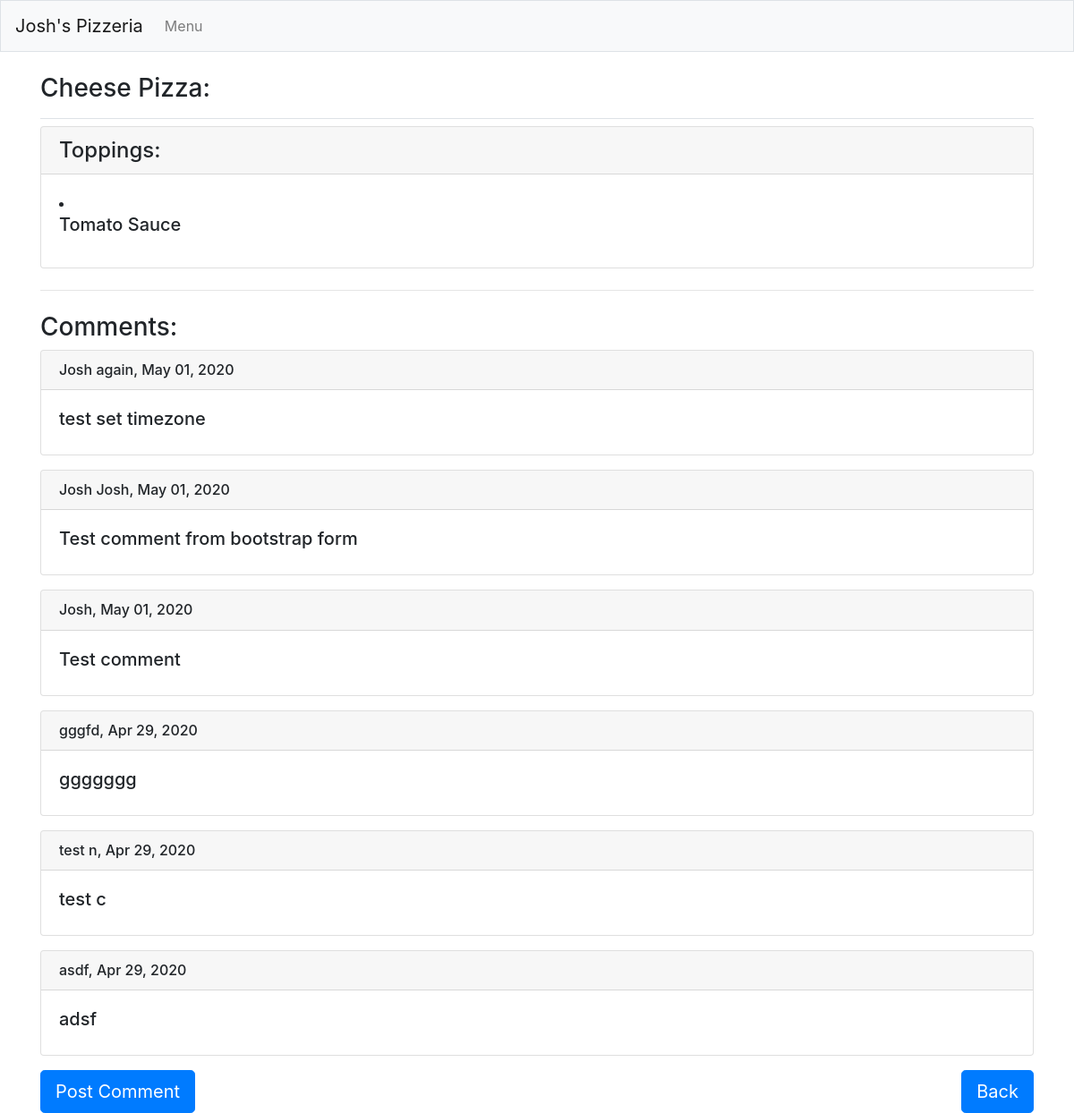
The app's page /pizzas/3/, older data.
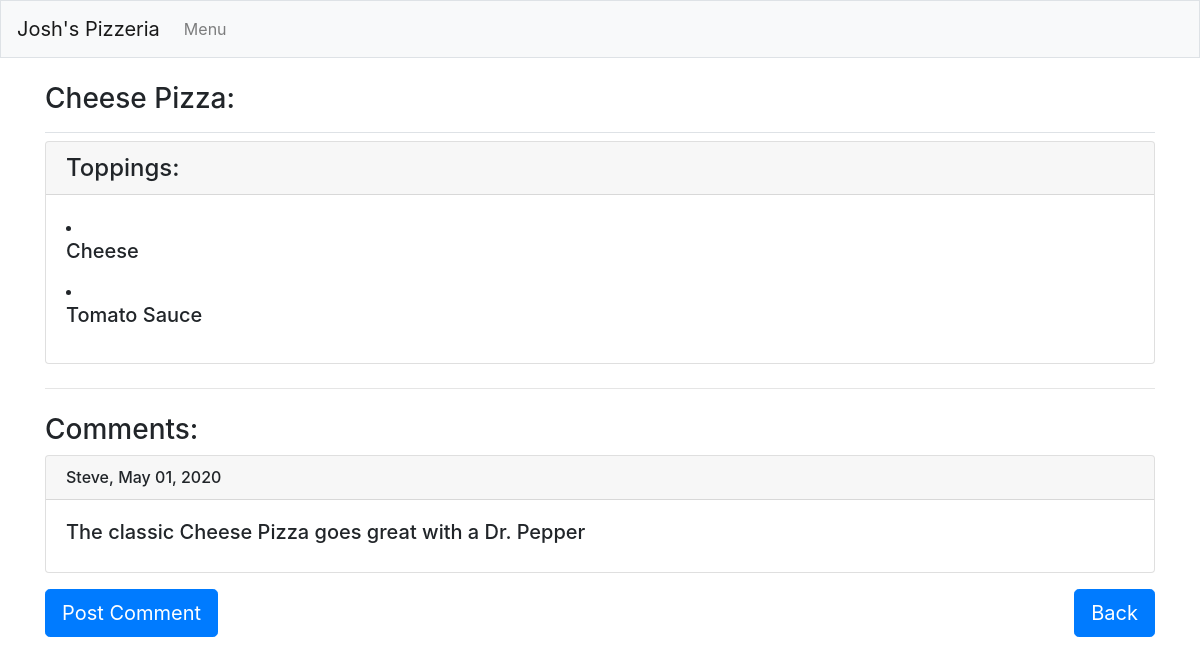
The same page, newer data.
### pizzeria_app/models.py (models this page shows, shortened)
class Pizza(models.Model):
    pizza_name = models.CharField(max_length=200)
    def __str__(self):
        return self.pizza_name

class Topping(models.Model):
    pizza_fk = models.ForeignKey(Pizza, on_delete=models.CASCADE)
    topping_name = models.CharField(max_length=200)

class Comment(models.Model):
    pizza_fk = models.ForeignKey(Pizza, on_delete=models.CASCADE)
    comment_text = models.TextField()
    comment_author = models.CharField(max_length=200)
    date_added = models.DateTimeField(auto_now_add=True)

### pizzeria_app/views.py (the view)
# urls.py: path('pizzas/<int:pizza_id>/', views.pizza, name='pizza'),
def pizza(request, pizza_id):
    pizza = Pizza.objects.get(id=pizza_id)
    pizza_with_toppings = pizza.topping_set.order_by('topping_name')
    pizza_with_comments = pizza.comment_set.order_by('-date_added')
    context = {'pizza':pizza, 'pizza_with_toppings':pizza_with_toppings, 'pizza_with_comments':pizza_with_comments}
    return render(request, 'pizzeria_app/pizza.html', context)

### pizzeria_app/templates/pizzeria_app/pizza.html
{% extends "pizzeria_app/base.html" %}
{% block page_header %}
    <h3>{{ pizza }} Pizza:</h3>
{% endblock page_header %}
{% block content %}
<div class="card mb-3">
    <h4 class="card-header">Toppings:</h4>
    <div class="card-body">
        {% for topping in pizza_with_toppings %}
            <li><h5>{{ topping.topping_name|linebreaks }}</h5></li>
        {% empty %}
            <li><h5>{There are no toppings for this pizza yet</h5></li>
        {% endfor %}
    </div>
</div>
<hr class="my-4">
<h3>Comments:</h3>
{% for comment in pizza_with_comments %}
<div class="card mb-3">
    <h6 class="card-header">{{ comment.comment_author }},&nbsp;{{ comment.date_added|date:'M d, Y' }}</h6>
    <div class="card-body">
        <h5>{{ comment.comment_text }}</h5>
    </div>
</div>
{% empty %}
    <h6>There are no comments for this pizza yet</h6>
{% endfor %}
<div class="row">
    <div class="col-sm-3"><a class="btn btn-primary btn-lg enabled" role="button" href="{% url 'pizzeria_app:new_comment' pizza.id %}" role="button">Post Comment</a></div>
    <div class="col-sm-6"></div>
    <div class="col-sm-3"><a class="btn btn-primary btn-lg enabled float-right" role="button" href="{% url 'pizzeria_app:pizzas' %}" role="button">Back</a></div>
</div>
{% endblock content %}

### pizzeria_app/templates/pizzeria_app/base.html (shortened to what this page needs)
{% load bootstrap4 %}
<!doctype html>
<html lang="en">
<head>
    {% bootstrap_css %}
</head>
<body>
    <nav class="navbar navbar-expand-md navbar-light bg-light mb-4 border">
    <a class="navbar-brand" href="{% url 'pizzeria_app:index' %}">Josh's Pizzeria</a>
    <div class="collapse navbar-collapse" id="navbarCollapse">
        <ul class="navbar-nav mr-auto">
            <li class="nav-item"><a class="nav-link" href="{% url 'pizzeria_app:pizzas' %}">Menu</a></li>
        </ul>
    </div>
    </nav>
    <main role="main" class="container">
        <div class="pb-2 mb-2 border-bottom">
            {% block page_header %}{% endblock page_header %}
        </div>
        <div>
            {% block content %}{% endblock content %}
        </div>
    </main>
</body>
</html>

Row changes from the older to the newer data that the page shows:
removed Comment: comment_author "Josh again", date_added "May 01, 2020", comment_text "test set timezone"
removed Comment: comment_author "Josh Josh", date_added "May 01, 2020", comment_text "Test comment from bootstrap form"
removed Comment: comment_author "Josh", date_added "May 01, 2020", comment_text "Test comment"
removed Comment: comment_author "gggfd", date_added "Apr 29, 2020", comment_text "ggggggg"
removed Comment: comment_author "test n", date_added "Apr 29, 2020", comment_text "test c"
removed Comment: comment_author "asdf", date_added "Apr 29, 2020", comment_text "adsf"
added Topping: topping_name "Cheese"
added Comment: comment_author "Steve", date_added "May 01, 2020", comment_text "The classic Cheese Pizza goes great with a Dr. Pepper"
